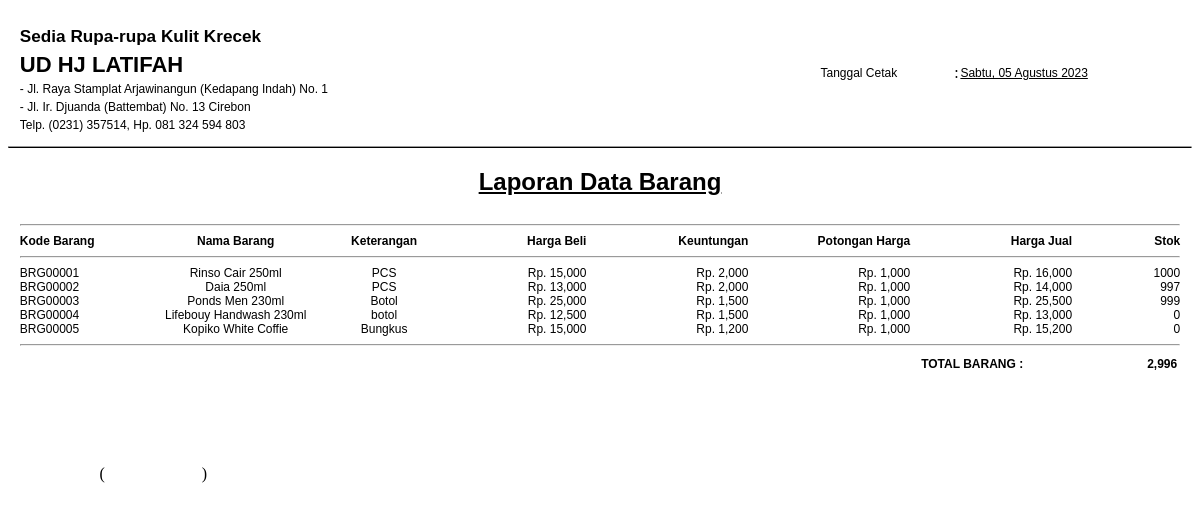
The page /production/gudang/laporan/lapbarang.php on the database its author committed.
### tables this page shows
CREATE TABLE IF NOT EXISTS `barang` (
  `kode_barang` varchar(8) NOT NULL,
  `kategori` varchar(100) NOT NULL,
  `nama_barang` varchar(100) NOT NULL,
  `keterangan` varchar(100) NOT NULL,
  `harga_beli` double NOT NULL,
  `tahun_kadaluarsa` date NOT NULL,
  `keuntungan` double NOT NULL,
  `potongan_harga` double NOT NULL,
  `harga_jual` double NOT NULL,
  `stok` int(11) NOT NULL
);

### production/gudang/laporan/lapbarang.php (the view, shortened to what this page needs)
<?php
	include '../../koneksi.php';
?>
<?php
function tglIndonesia($str){
    $tr   = trim($str);
    $str    = str_replace(array('Sun', 'Mon', 'Tue', 'Wed', 'Thu', 'Fri', 'Sat', 'January', 'February', 'March', 'April', 'May', 'June', 'July', 'August', 'September', 'October', 'November', 'December'), array('Minggu', 'Senin', 'Selasa', 'Rabu', 'Kamis', 'Jum\'at', 'Sabtu', 'Januari', 'Februari', 'Maret', 'April', 'Mei', 'Juni', 'Juli', 'Agustus', 'September', 'Oktober', 'November', 'Desember'), $tr);
    return $str;
  }  ?>
<table width="98%" border="0" align="center" cellpadding="0" cellspacing="0">
	<tr>
		<td colspan="7">
			<div align="center">
				<table width="100%" border="0" cellspacing="0" cellpadding="0">
					<tr>
						<td width="69%" rowspan="3" valign="top" class="style19b">
							<h3 style="margin-bottom: -29px;">Sedia Rupa-rupa Kulit Krecek</h3><br />
							<h2 style="margin-bottom: -12px;">UD HJ LATIFAH</h2><br />
							<div class="style9" style="margin-bottom: -12px;">- Jl. Raya Stamplat Arjawinangun (Kedapang Indah) No. 1</div><br />
							<div class="style9" style="margin-bottom: -12px;">- Jl. Ir. Djuanda (Battembat) No. 13 Cirebon</div><br />
							<div class="style9" style="margin-bottom: -12px;">Telp. (0231) 357514, Hp. 081 324 594 803</div>
						</td><br />
					</tr>
					<tr>
						<td class="style9">Tanggal Cetak</td>
						<td>
							<div align="center">:</div>
						</td>
						<td><span class="style9">
								<u><?php echo tglIndonesia(date('D, d F Y')); ?></u>
							</span></td>
					</tr>
				</table>
			</div>
		</td>
	</tr>
</table>
<hr style="border-bottom: 1px solid #000000;">
<h2>
	<div class="style19b" style="text-align: center; font-size: 18pt;"><u>Laporan Data Barang</u></div>
</h2>
<table width="98%" border="0" align="center" cellpadding="0" cellspacing="0">
	<tr>
		<td colspan="12">
			<hr />
		</td>
	</tr>
	<tr>
      <td width="100" class="style6"><div align="left">Kode Barang</div></td>
      <td width="120" class="style6"><div align="center">Nama Barang</div></td>
      <td width="100" class="style6"><div align="center">Keterangan</div></td>
      <td width="100" class="style6"><div align="right">Harga Beli</div></td>
      <td width="120" class="style6"><div align="right">Keuntungan</div></td>
      <td width="120" class="style6"><div align="right">Potongan Harga</div></td>
      <td width="120" class="style6"><div align="right">Harga Jual</div></td>
      <td width="80" class="style6"><div align="right">Stok</div></td>
	</tr>
	<tr>
		<td colspan="12">
			<hr />
		</td>
	</tr>
	<?php
      	$tampil = mysqli_query($konek, "SELECT * FROM barang ");
		while ($data1 = mysqli_fetch_assoc($tampil)){
			$stok = $data1['stok'];
			$total = $total + $stok;
	  ?>
	<tr>
		<td class="style9" align="left"><?php echo $data1['kode_barang'];?></td>
		<td class="style9" align="center"><?php echo $data1['nama_barang'];?></td>
		<td class="style9" align="center"><?php echo $data1['keterangan'];?></td>
		<td class="style9" align="right">Rp. <?php echo number_format($data1['harga_beli']);?></td>
		<td class="style9" align="right">Rp. <?php echo number_format($data1['keuntungan']);?></td>
		<td class="style9" align="right">Rp. <?php echo number_format($data1['potongan_harga']);?></td>
		<td class="style9" align="right">Rp. <?php echo number_format($data1['harga_jual']);?></td>
		<td class="style9" align="right"><?php echo $data1['stok'];?></td>
	</tr>
	<?php }?>
	<tr>
		<td colspan="12">
			<hr />
		</td>
	</tr>
</table>
<table width="98%" align="center">
    <tr>
      <td colspan="6" align="right" class="st_total">TOTAL BARANG :</td>
      <td width="150" align="right"><div id="total" class="st_total" align="right">
      <?php echo number_format($total); ?>
      </div></td>
    </tr>
  </table>
<table width="98%" border="0" align="center">
	<tr>
		<td colspan="3">&nbsp;</td>
		<td colspan="3">&nbsp;</td>
		<td colspan="3">&nbsp;</td>
	</tr>
	<tr>
		<td colspan="3">
		</td>
		<td colspan="3">&nbsp;</td>
		<td colspan="3"></td>
	</tr>
	<tr>
		<td colspan="3">&nbsp;</td>
		<td colspan="3">&nbsp;</td>
		<td colspan="3">&nbsp;</td>
	</tr>
	<tr>
		<td colspan="3">&nbsp;</td>
		<td colspan="3">&nbsp;</td>
		<td colspan="3">&nbsp;</td>
	</tr>
	<tr>
		<td width="82">
			<div align="right">(</div>
		</td>
		<td width="89">
		</td>
		<td width="76">)</td>
	</tr>
</table>

### production/gudang/laporan/lapbarang.php (style rules this page uses)
.st_total { font-size: 9pt; font-weight: bold; font-family: Verdana, Arial, Helvetica, sans-serif; }
.style6 { color: #000000; font-size: 9pt; font-weight: bold; font-family: Arial; }
.style9 { color: #000000; font-size: 9pt; font-weight: normal; font-family: Arial; }
.style19b { color: #000000; font-size: 11pt; font-weight: bold; font-family: Arial; }

### rows shown on the page
barang: kode_barang "BRG00001", nama_barang "Rinso Cair 250ml", keterangan "PCS", harga_beli "15,000", keuntungan "2,000", potongan_harga "1,000", harga_jual "16,000", stok "1000"
barang: kode_barang "BRG00002", nama_barang "Daia 250ml", keterangan "PCS", harga_beli "13,000", keuntungan "2,000", potongan_harga "1,000", harga_jual "14,000", stok "997"
barang: kode_barang "BRG00003", nama_barang "Ponds Men 230ml", keterangan "Botol", harga_beli "25,000", keuntungan "1,500", potongan_harga "1,000", harga_jual "25,500", stok "999"
barang: kode_barang "BRG00004", nama_barang "Lifebouy Handwash 230ml", keterangan "botol", harga_beli "12,500", keuntungan "1,500", potongan_harga "1,000", harga_jual "13,000", stok "0"
barang: kode_barang "BRG00005", nama_barang "Kopiko White Coffie", keterangan "Bungkus", harga_beli "15,000", keuntungan "1,200", potongan_harga "1,000", harga_jual "15,200", stok "0"

### other values the page prints
$total "2,996"
